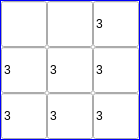
               <widget class="QFrame" name="frame_2">
                <property name="minimumSize">
                 <size>
                  <width>140</width>
                  <height>140</height>
                 </size>
                </property>
                <property name="maximumSize">
                 <size>
                  <width>140</width>
                  <height>140</height>
                 </size>
                </property>
                <property name="styleSheet">
                 <string notr="true">QFrame { border:1px solid rgba(0, 0, 255, 255);  background: #FFFFFF; }</string>
                </property>
                <property name="frameShape">
                 <enum>QFrame::StyledPanel</enum>
                </property>
                <property name="frameShadow">
                 <enum>QFrame::Raised</enum>
                </property>
                <layout class="QVBoxLayout" name="verticalLayout_5">
                 <property name="spacing">
                  <number>0</number>
                 </property>
                 <property name="leftMargin">
                  <number>0</number>
                 </property>
                 <property name="topMargin">
                  <number>0</number>
                 </property>
                 <property name="rightMargin">
                  <number>0</number>
                 </property>
                 <property name="bottomMargin">
                  <number>0</number>
                 </property>
                 <item>
                  <layout class="QHBoxLayout" name="horizontalLayout_4">
                   <property name="spacing">
                    <number>0</number>
                   </property>
                   <item>
                    <widget class="CInputCell" name="lineEdit_r0_3">
                     <property name="sizePolicy">
                      <sizepolicy hsizetype="Expanding" vsizetype="Expanding">
                       <horstretch>0</horstretch>
                       <verstretch>0</verstretch>
                      </sizepolicy>
                     </property>
                    </widget>
                   </item>
                   <item>
                    <widget class="CInputCell" name="lineEdit_r0_4">
                     <property name="sizePolicy">
                      <sizepolicy hsizetype="Expanding" vsizetype="Expanding">
                       <horstretch>0</horstretch>
                       <verstretch>0</verstretch>
                      </sizepolicy>
                     </property>
                    </widget>
                   </item>
                   <item>
                    <widget class="CInputCell" name="lineEdit_r0_5">
                     <property name="sizePolicy">
                      <sizepolicy hsizetype="Expanding" vsizetype="Expanding">
                       <horstretch>0</horstretch>
                       <verstretch>0</verstretch>
                      </sizepolicy>
                     </property>
                     <property name="text">
                      <string>3</string>
                     </property>
                    </widget>
                   </item>
                  </layout>
                 </item>
                 <item>
                  <layout class="QHBoxLayout" name="horizontalLayout_5">
                   <property name="spacing">
                    <number>0</number>
                   </property>
                   <item>
                    <widget class="CInputCell" name="lineEdit_r1_3">
                     <property name="sizePolicy">
                      <sizepolicy hsizetype="Expanding" vsizetype="Expanding">
                       <horstretch>0</horstretch>
                       <verstretch>0</verstretch>
                      </sizepolicy>
                     </property>
                     <property name="text">
                      <string>3</string>
                     </property>
                    </widget>
                   </item>
                   <item>
                    <widget class="CInputCell" name="lineEdit_r1_4">
                     <property name="sizePolicy">
                      <sizepolicy hsizetype="Expanding" vsizetype="Expanding">
                       <horstretch>0</horstretch>
                       <verstretch>0</verstretch>
                      </sizepolicy>
                     </property>
                     <property name="text">
                      <string>3</string>
                     </property>
                    </widget>
                   </item>
                   <item>
                    <widget class="CInputCell" name="lineEdit_r1_5">
                     <property name="sizePolicy">
                      <sizepolicy hsizetype="Expanding" vsizetype="Expanding">
                       <horstretch>0</horstretch>
                       <verstretch>0</verstretch>
                      </sizepolicy>
                     </property>
                     <property name="text">
                      <string>3</string>
                     </property>
                    </widget>
                   </item>
                  </layout>
                 </item>
                 <item>
                  <layout class="QHBoxLayout" name="horizontalLayout_6">
                   <property name="spacing">
                    <number>0</number>
                   </property>
                   <item>
                    <widget class="CInputCell" name="lineEdit_r2_3">
                     <property name="sizePolicy">
                      <sizepolicy hsizetype="Expanding" vsizetype="Expanding">
                       <horstretch>0</horstretch>
                       <verstretch>0</verstretch>
                      </sizepolicy>
                     </property>
                     <property name="text">
                      <string>3</string>
                     </property>
                    </widget>
                   </item>
                   <item>
                    <widget class="CInputCell" name="lineEdit_r2_4">
                     <property name="sizePolicy">
                      <sizepolicy hsizetype="Expanding" vsizetype="Expanding">
                       <horstretch>0</horstretch>
                       <verstretch>0</verstretch>
                      </sizepolicy>
                     </property>
                     <property name="text">
                      <string>3</string>
                     </property>
                    </widget>
                   </item>
                   <item>
                    <widget class="CInputCell" name="lineEdit_r2_5">
                     <property name="sizePolicy">
                      <sizepolicy hsizetype="Expanding" vsizetype="Expanding">
                       <horstretch>0</horstretch>
                       <verstretch>0</verstretch>
                      </sizepolicy>
                     </property>
                     <property name="text">
                      <string>3</string>
                     </property>
                    </widget>
                   </item>
                  </layout>
                 </item>
                </layout>
               </widget>
